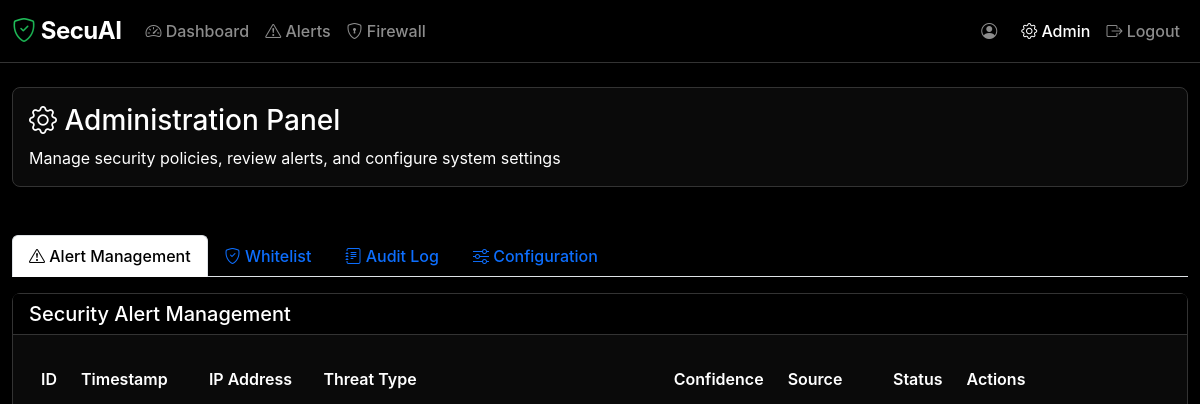
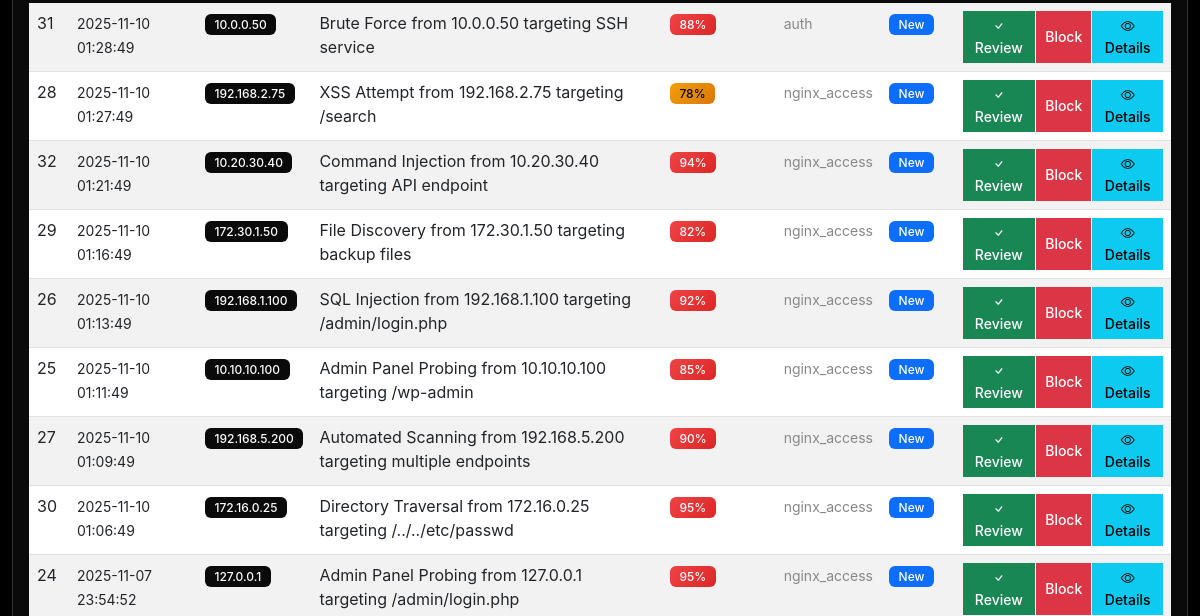
Page /admin (signed in, upper part) on the earlier database version (2 pictures, top to bottom).
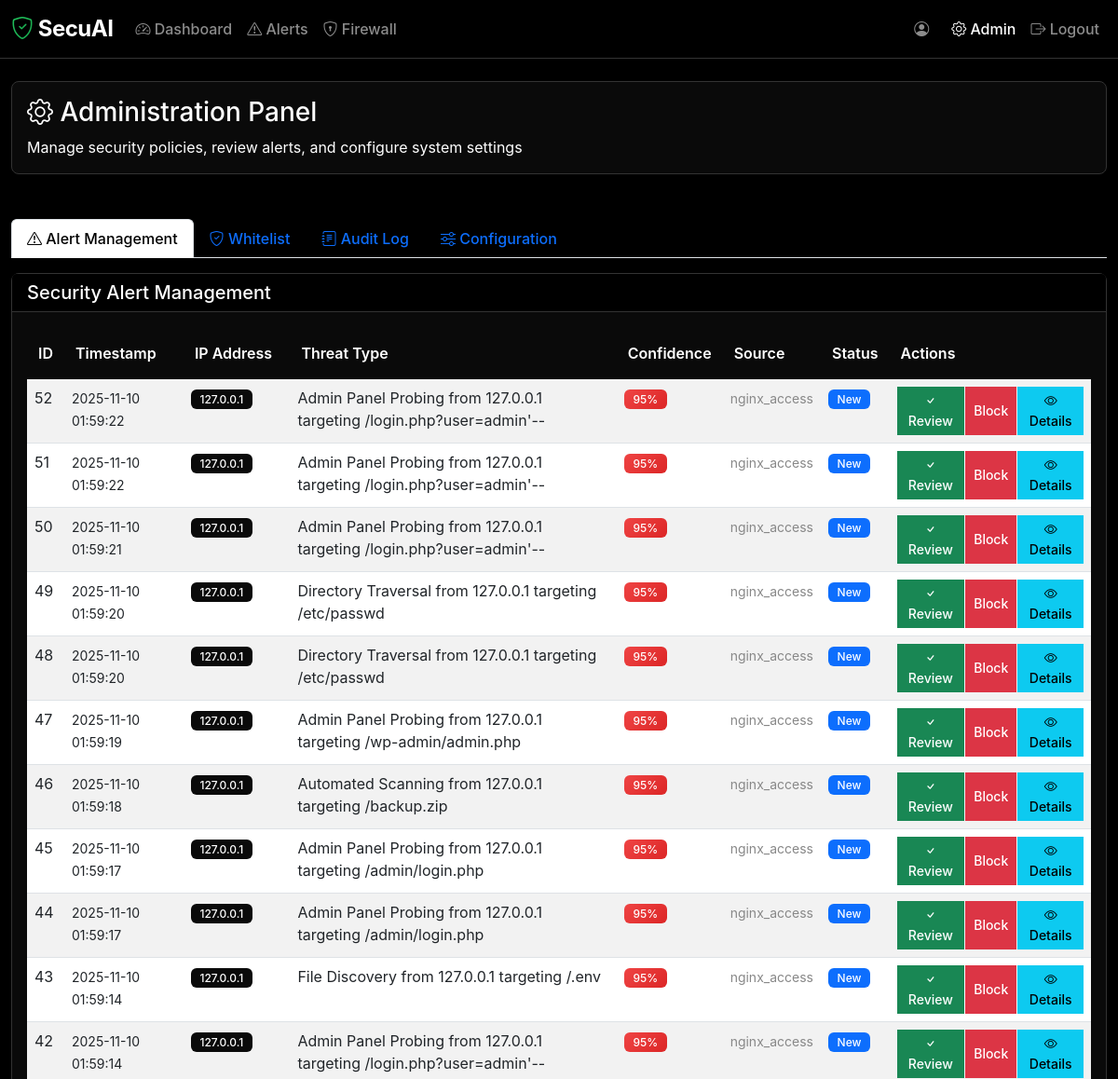
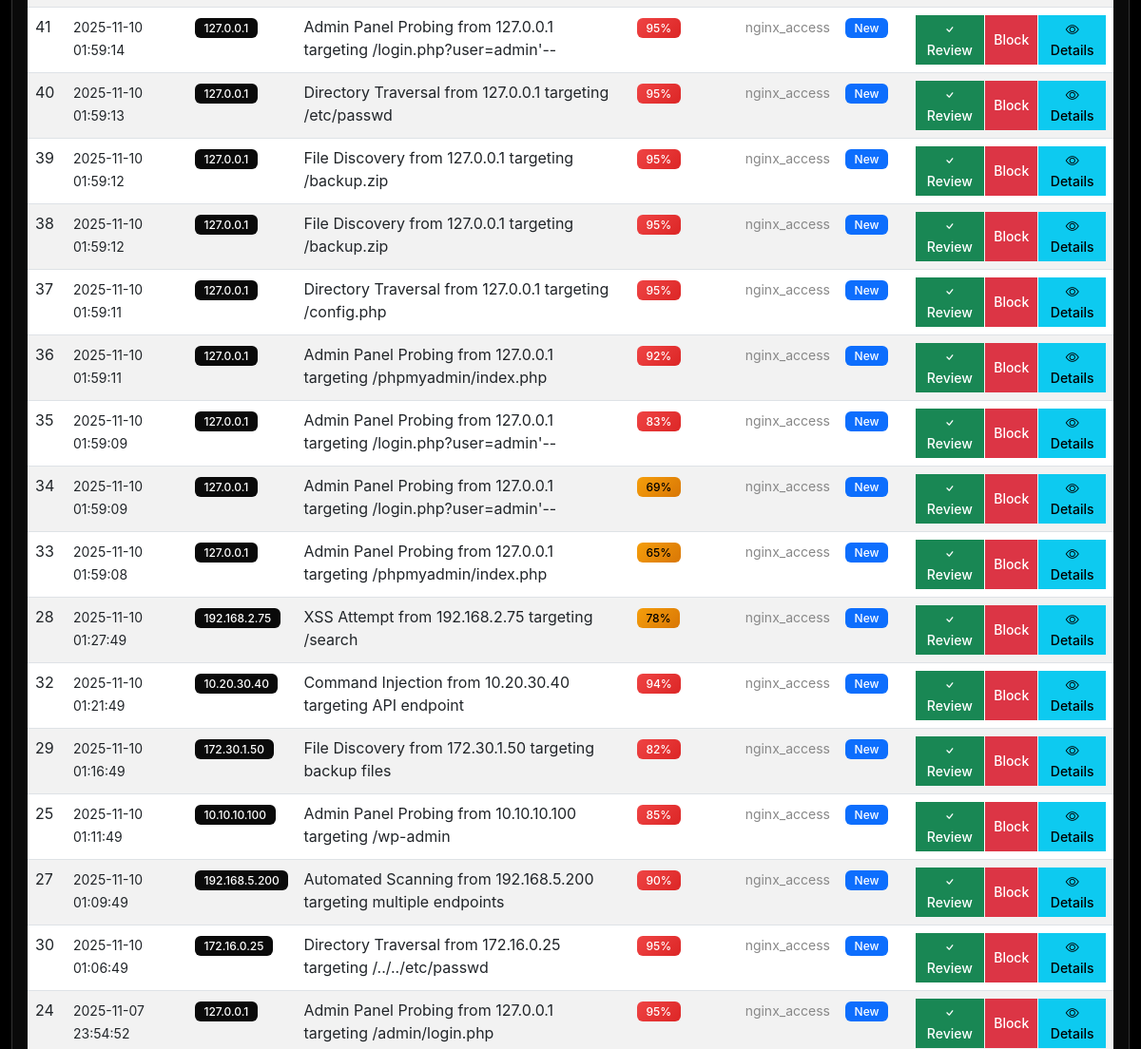
Same page on the later database version (2 pictures, top to bottom).
### models.py (models this page shows, shortened)
class Alert(db.Model):
    __tablename__ = 'alerts'
    id = db.Column(db.Integer, primary_key=True)
    ip = db.Column(db.String(45), nullable=False, index=True)  # Support IPv6
    reason = db.Column(db.String(255), nullable=False)
    confidence = db.Column(db.Float, default=0.5, nullable=False)
    details = db.Column(db.Text)  # JSON string with additional data
    source = db.Column(db.String(100), nullable=False)  # api, upload:filename, honeypot, etc.
    status = db.Column(db.String(20), default='new', nullable=False)  # new, reviewed, ignored, blocked
    created_at = db.Column(db.DateTime, default=datetime.utcnow, nullable=False, index=True)
    reviewed_at = db.Column(db.DateTime)
    reviewed_by = db.Column(db.Integer, db.ForeignKey('users.id'))
    reviewer = db.relationship('User', backref='reviewed_alerts')

### app.py (the view)
@app.route('/admin')
@login_required
def admin():
    try:
        audit_logs = AuditLog.query.order_by(AuditLog.created_at.desc()).limit(50).all()
        alerts = Alert.query.order_by(Alert.created_at.desc()).limit(100).all()
        whitelist = Whitelist.query.filter(Whitelist.is_active == True).all()
        user_count = User.query.count()
        return render_template('admin.html',
                             audit_logs=audit_logs,
                             alerts=alerts,
                             whitelist=whitelist,
                             user_count=user_count)
    except Exception as e:
        logger.error(f"Admin error: {e}")
        flash(f'Admin panel error: {str(e)}')
        return redirect(url_for('dashboard'))

### app.py (called while the page is built)
@login_manager.user_loader
def load_user(user_id):
    return db.session.get(User, int(user_id))

def initialize_monitor():
    global monitor_started
    if not monitor_started:
        clear_sample_data()
        start_log_monitor()
        monitor_started = True
        logger.info("🚀 SecuAI initialization complete")

@app.before_request
def before_request():
    initialize_monitor()

### templates/admin.html (shortened to what the changed rows need)
<!DOCTYPE html>
<html lang="en">
<head>
    <link href="https://cdn.jsdelivr.net/npm/bootstrap@5.3.0/dist/css/bootstrap.min.css" rel="stylesheet">
    <link href="https://cdn.jsdelivr.net/npm/bootstrap-icons@1.10.0/font/bootstrap-icons.css" rel="stylesheet">
    <link href="{{ url_for('static', filename='css/style.css') }}" rel="stylesheet">
</head>
<body>
    <div class="container-fluid mt-4">
        <div class="tab-content" id="adminTabContent">
            <div class="tab-pane fade show active" id="alerts-panel" role="tabpanel">
                <div class="card mt-3">
                    <div class="card-body">
                        <div class="table-responsive">
                            <table class="table table-striped">
                                <thead>
                                    <tr>
                                        <th>ID</th>
                                        <th>Timestamp</th>
                                        <th>IP Address</th>
                                        <th>Threat Type</th>
                                        <th>Confidence</th>
                                        <th>Source</th>
                                        <th>Status</th>
                                        <th>Actions</th>
                                    </tr>
                                </thead>
                                <tbody>
                                    {% for alert in alerts %}
                                    <tr>
                                        <td>{{ alert.id }}</td>
                                        <td>
                                            <small>{{ alert.created_at.strftime('%Y-%m-%d %H:%M:%S') }}</small>
                                        </td>
                                        <td>
                                            <span class="badge bg-secondary">{{ alert.ip }}</span>
                                        </td>
                                        <td>{{ alert.reason }}</td>
                                        <td>
                                            {% set confidence_percent = (alert.confidence * 100) | int %}
                                            {% if confidence_percent >= 80 %}
                                                <span class="badge bg-danger">{{ confidence_percent }}%</span>
                                            {% elif confidence_percent >= 60 %}
                                                <span class="badge bg-warning">{{ confidence_percent }}%</span>
                                            {% else %}
                                                <span class="badge bg-info">{{ confidence_percent }}%</span>
                                            {% endif %}
                                        </td>
                                        <td>
                                            <small class="text-muted">{{ alert.source }}</small>
                                        </td>
                                        <td>
                                            {% if alert.status == 'new' %}
                                                <span class="badge bg-primary">New</span>
                                            {% elif alert.status == 'reviewed' %}
                                                <span class="badge bg-success">Reviewed</span>
                                            {% elif alert.status == 'ignored' %}
                                                <span class="badge bg-secondary">Ignored</span>
                                            {% elif alert.status == 'blocked' %}
                                                <span class="badge bg-danger">Blocked</span>
                                            {% endif %}
                                        </td>
                                        <td>
                                            <div class="btn-group" role="group">
                                                {% if alert.status == 'new' %}
                                                <button class="btn btn-sm btn-success"
                                                        onclick="reviewAlert({{ alert.id }})">
                                                    <i class="bi bi-check"></i> Review
                                                </button>
                                                <button class="btn btn-sm btn-danger"
                                                        onclick="blockFromAlert('{{ alert.ip }}', {{ alert.id }})">
                                                     Block
                                                </button>
                                                {% endif %}
                                                <button class="btn btn-sm btn-info"
                                                        onclick="viewAlertDetails({{ alert.id }})">
                                                    <i class="bi bi-eye"></i> Details
                                                </button>
                                            </div>
                                        </td>
                                    </tr>
                                    {% endfor %}
                                </tbody>
                            </table>
                        </div>
                    </div>
                </div>
            </div>
        </div>
    </div>
</body>
</html>

Differences in the rows shown:
removed Alert: id "31", created_at "2025-11-10 01:28:49", ip "10.0.0.50", reason "Brute Force from 10.0.0.50 targeting SSH service", confidence_percent "88", source "auth", status "New"
removed Alert: id "26", created_at "2025-11-10 01:13:49", ip "192.168.1.100", reason "SQL Injection from 192.168.1.100 targeting /admin/login.php", confidence_percent "92", source "nginx_access", status "New"
added Alert: id "52", created_at "2025-11-10 01:59:22", ip "127.0.0.1", reason "Admin Panel Probing from 127.0.0.1 targeting /login.php?user=admin'--", confidence_percent "95", source "nginx_access", status "New"
added Alert: id "51", created_at "2025-11-10 01:59:22", ip "127.0.0.1", reason "Admin Panel Probing from 127.0.0.1 targeting /login.php?user=admin'--", confidence_percent "95", source "nginx_access", status "New"
added Alert: id "50", created_at "2025-11-10 01:59:21", ip "127.0.0.1", reason "Admin Panel Probing from 127.0.0.1 targeting /login.php?user=admin'--", confidence_percent "95", source "nginx_access", status "New"
added Alert: id "49", created_at "2025-11-10 01:59:20", ip "127.0.0.1", reason "Directory Traversal from 127.0.0.1 targeting /etc/passwd", confidence_percent "95", source "nginx_access", status "New"
added Alert: id "48", created_at "2025-11-10 01:59:20", ip "127.0.0.1", reason "Directory Traversal from 127.0.0.1 targeting /etc/passwd", confidence_percent "95", source "nginx_access", status "New"
added Alert: id "47", created_at "2025-11-10 01:59:19", ip "127.0.0.1", reason "Admin Panel Probing from 127.0.0.1 targeting /wp-admin/admin.php", confidence_percent "95", source "nginx_access", status "New"
added Alert: id "46", created_at "2025-11-10 01:59:18", ip "127.0.0.1", reason "Automated Scanning from 127.0.0.1 targeting /backup.zip", confidence_percent "95", source "nginx_access", status "New"
added Alert: id "45", created_at "2025-11-10 01:59:17", ip "127.0.0.1", reason "Admin Panel Probing from 127.0.0.1 targeting /admin/login.php", confidence_percent "95", source "nginx_access", status "New"
added Alert: id "44", created_at "2025-11-10 01:59:17", ip "127.0.0.1", reason "Admin Panel Probing from 127.0.0.1 targeting /admin/login.php", confidence_percent "95", source "nginx_access", status "New"
added Alert: id "43", created_at "2025-11-10 01:59:14", ip "127.0.0.1", reason "File Discovery from 127.0.0.1 targeting /.env", confidence_percent "95", source "nginx_access", status "New"
added Alert: id "42", created_at "2025-11-10 01:59:14", ip "127.0.0.1", reason "Admin Panel Probing from 127.0.0.1 targeting /login.php?user=admin'--", confidence_percent "95", source "nginx_access", status "New"
added Alert: id "41", created_at "2025-11-10 01:59:14", ip "127.0.0.1", reason "Admin Panel Probing from 127.0.0.1 targeting /login.php?user=admin'--", confidence_percent "95", source "nginx_access", status "New"
added Alert: id "40", created_at "2025-11-10 01:59:13", ip "127.0.0.1", reason "Directory Traversal from 127.0.0.1 targeting /etc/passwd", confidence_percent "95", source "nginx_access", status "New"
added Alert: id "39", created_at "2025-11-10 01:59:12", ip "127.0.0.1", reason "File Discovery from 127.0.0.1 targeting /backup.zip", confidence_percent "95", source "nginx_access", status "New"
added Alert: id "38", created_at "2025-11-10 01:59:12", ip "127.0.0.1", reason "File Discovery from 127.0.0.1 targeting /backup.zip", confidence_percent "95", source "nginx_access", status "New"
added Alert: id "37", created_at "2025-11-10 01:59:11", ip "127.0.0.1", reason "Directory Traversal from 127.0.0.1 targeting /config.php", confidence_percent "95", source "nginx_access", status "New"
added Alert: id "36", created_at "2025-11-10 01:59:11", ip "127.0.0.1", reason "Admin Panel Probing from 127.0.0.1 targeting /phpmyadmin/index.php", confidence_percent "92", source "nginx_access", status "New"
added Alert: id "35", created_at "2025-11-10 01:59:09", ip "127.0.0.1", reason "Admin Panel Probing from 127.0.0.1 targeting /login.php?user=admin'--", confidence_percent "83", source "nginx_access", status "New"
added Alert: id "34", created_at "2025-11-10 01:59:09", ip "127.0.0.1", reason "Admin Panel Probing from 127.0.0.1 targeting /login.php?user=admin'--", confidence_percent "69", source "nginx_access", status "New"
added Alert: id "33", created_at "2025-11-10 01:59:08", ip "127.0.0.1", reason "Admin Panel Probing from 127.0.0.1 targeting /phpmyadmin/index.php", confidence_percent "65", source "nginx_access", status "New"
